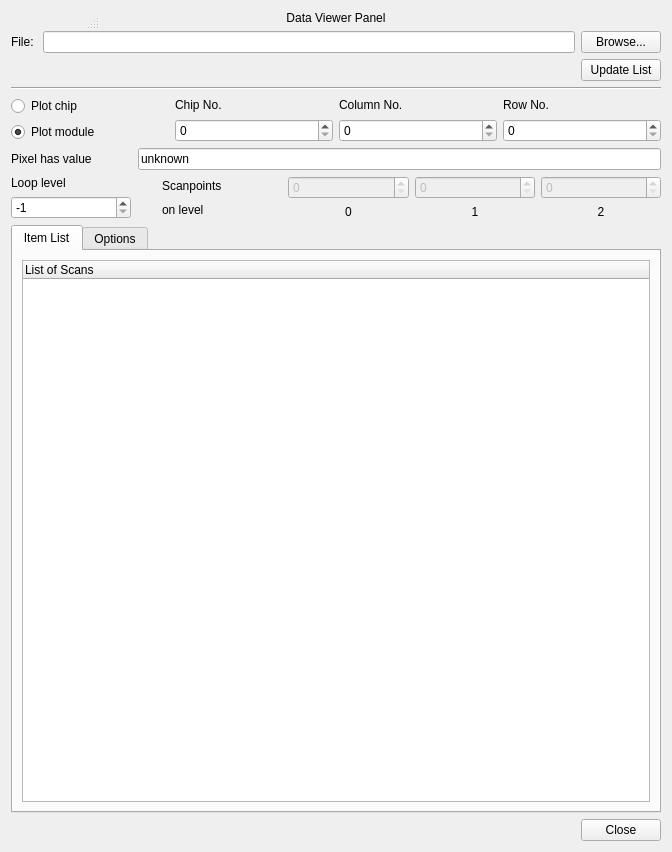
<?xml version="1.0" encoding="UTF-8"?>
<ui version="4.0">
 <class>DataViewer</class>
 <widget class="QWidget" name="DataViewer">
  <property name="geometry">
   <rect>
    <x>0</x>
    <y>0</y>
    <width>672</width>
    <height>852</height>
   </rect>
  </property>
  <property name="windowTitle">
   <string>Data Viewer</string>
  </property>
  <layout class="QVBoxLayout" name="verticalLayout_9">
   <item>
    <layout class="QVBoxLayout" name="verticalLayout_8">
     <item>
      <widget class="QLabel" name="mainLabel">
       <property name="text">
        <string>Data Viewer Panel</string>
       </property>
       <property name="alignment">
        <set>Qt::AlignCenter</set>
       </property>
      </widget>
     </item>
     <item>
      <layout class="QHBoxLayout" name="horizontalLayout">
       <item>
        <widget class="QLabel" name="fileLabel">
         <property name="text">
          <string>File: </string>
         </property>
        </widget>
       </item>
       <item>
        <widget class="QLineEdit" name="fileName"/>
       </item>
       <item>
        <widget class="QPushButton" name="browseButton">
         <property name="text">
          <string>Browse...</string>
         </property>
         <property name="shortcut">
          <string>Ctrl+D, O</string>
         </property>
        </widget>
       </item>
      </layout>
     </item>
     <item>
      <layout class="QHBoxLayout" name="horizontalLayout_3">
       <item>
        <spacer name="horizontalSpacer_2">
         <property name="orientation">
          <enum>Qt::Horizontal</enum>
         </property>
         <property name="sizeHint" stdset="0">
          <size>
           <width>40</width>
           <height>20</height>
          </size>
         </property>
        </spacer>
       </item>
       <item>
        <widget class="QPushButton" name="updateButton">
         <property name="text">
          <string>Update List</string>
         </property>
         <property name="shortcut">
          <string>Ctrl+D, R</string>
         </property>
        </widget>
       </item>
      </layout>
     </item>
     <item>
      <widget class="Line" name="line">
       <property name="orientation">
        <enum>Qt::Horizontal</enum>
       </property>
      </widget>
     </item>
     <item>
      <layout class="QHBoxLayout" name="_3">
       <property name="spacing">
        <number>6</number>
       </property>
       <property name="margin">
        <number>0</number>
       </property>
       <item>
        <layout class="QVBoxLayout" name="_4">
         <property name="spacing">
          <number>6</number>
         </property>
         <property name="margin">
          <number>0</number>
         </property>
         <item>
          <widget class="QRadioButton" name="ChipOrMod_2">
           <property name="font">
            <font/>
           </property>
           <property name="text">
            <string>Plot chip</string>
           </property>
           <property name="checked">
            <bool>false</bool>
           </property>
          </widget>
         </item>
         <item>
          <widget class="QRadioButton" name="ChipOrMod">
           <property name="font">
            <font/>
           </property>
           <property name="text">
            <string>Plot module</string>
           </property>
           <property name="checked">
            <bool>true</bool>
           </property>
          </widget>
         </item>
        </layout>
       </item>
       <item>
        <layout class="QVBoxLayout" name="_5">
         <property name="spacing">
          <number>6</number>
         </property>
         <property name="margin">
          <number>0</number>
         </property>
         <item>
          <widget class="QLabel" name="ChipselLabel">
           <property name="enabled">
            <bool>true</bool>
           </property>
           <property name="font">
            <font/>
           </property>
           <property name="text">
            <string>Chip No.</string>
           </property>
           <property name="alignment">
            <set>Qt::AlignLeading|Qt::AlignLeft|Qt::AlignVCenter</set>
           </property>
           <property name="wordWrap">
            <bool>false</bool>
           </property>
          </widget>
         </item>
         <item>
          <widget class="QSpinBox" name="ChipSel">
           <property name="enabled">
            <bool>true</bool>
           </property>
           <property name="maximum">
            <number>99</number>
           </property>
          </widget>
         </item>
        </layout>
       </item>
       <item>
        <layout class="QVBoxLayout" name="_6">
         <property name="spacing">
          <number>6</number>
         </property>
         <property name="margin">
          <number>0</number>
         </property>
         <item>
          <widget class="QLabel" name="ColselLabel">
           <property name="enabled">
            <bool>true</bool>
           </property>
           <property name="font">
            <font/>
           </property>
           <property name="text">
            <string>Column No.</string>
           </property>
           <property name="alignment">
            <set>Qt::AlignLeading|Qt::AlignLeft|Qt::AlignVCenter</set>
           </property>
           <property name="wordWrap">
            <bool>false</bool>
           </property>
          </widget>
         </item>
         <item>
          <widget class="QSpinBox" name="ColSel">
           <property name="enabled">
            <bool>true</bool>
           </property>
           <property name="maximum">
            <number>79</number>
           </property>
          </widget>
         </item>
        </layout>
       </item>
       <item>
        <layout class="QVBoxLayout" name="_7">
         <property name="spacing">
          <number>6</number>
         </property>
         <property name="margin">
          <number>0</number>
         </property>
         <item>
          <widget class="QLabel" name="RowselLabel">
           <property name="enabled">
            <bool>true</bool>
           </property>
           <property name="font">
            <font/>
           </property>
           <property name="text">
            <string>Row No.</string>
           </property>
           <property name="alignment">
            <set>Qt::AlignLeading|Qt::AlignLeft|Qt::AlignVCenter</set>
           </property>
           <property name="wordWrap">
            <bool>false</bool>
           </property>
          </widget>
         </item>
         <item>
          <widget class="QSpinBox" name="RowSel">
           <property name="enabled">
            <bool>true</bool>
           </property>
           <property name="maximum">
            <number>335</number>
           </property>
          </widget>
         </item>
        </layout>
       </item>
      </layout>
     </item>
     <item>
      <layout class="QHBoxLayout" name="_2">
       <property name="spacing">
        <number>6</number>
       </property>
       <property name="margin">
        <number>0</number>
       </property>
       <item>
        <widget class="QLabel" name="PixValLabel">
         <property name="text">
          <string>Pixel has value</string>
         </property>
         <property name="wordWrap">
          <bool>false</bool>
         </property>
        </widget>
       </item>
       <item>
        <spacer name="horizontalSpacer_3">
         <property name="orientation">
          <enum>Qt::Horizontal</enum>
         </property>
         <property name="sizeType">
          <enum>QSizePolicy::Fixed</enum>
         </property>
         <property name="sizeHint" stdset="0">
          <size>
           <width>40</width>
           <height>20</height>
          </size>
         </property>
        </spacer>
       </item>
       <item>
        <widget class="QLineEdit" name="PixVal">
         <property name="text">
          <string>unknown</string>
         </property>
        </widget>
       </item>
      </layout>
     </item>
     <item>
      <layout class="QHBoxLayout" name="horizontalLayout_5">
       <item>
        <layout class="QVBoxLayout" name="verticalLayout_5">
         <item>
          <widget class="QLabel" name="textLabel1_6">
           <property name="text">
            <string>Loop level</string>
           </property>
           <property name="wordWrap">
            <bool>false</bool>
           </property>
          </widget>
         </item>
         <item>
          <widget class="QSpinBox" name="pixScanLevel">
           <property name="sizePolicy">
            <sizepolicy hsizetype="Minimum" vsizetype="Fixed">
             <horstretch>40</horstretch>
             <verstretch>0</verstretch>
            </sizepolicy>
           </property>
           <property name="toolTip">
            <string>level of loop (0...2) at which to look for PixScan histos; -1 means guessing by MA (which is most likely not what you want)</string>
           </property>
           <property name="minimum">
            <number>-1</number>
           </property>
           <property name="maximum">
            <number>2</number>
           </property>
           <property name="value">
            <number>-1</number>
           </property>
          </widget>
         </item>
        </layout>
       </item>
       <item>
        <spacer name="horizontalSpacer_4">
         <property name="orientation">
          <enum>Qt::Horizontal</enum>
         </property>
         <property name="sizeType">
          <enum>QSizePolicy::Fixed</enum>
         </property>
         <property name="sizeHint" stdset="0">
          <size>
           <width>25</width>
           <height>20</height>
          </size>
         </property>
        </spacer>
       </item>
       <item>
        <layout class="QVBoxLayout" name="verticalLayout_4">
         <item>
          <widget class="QLabel" name="TextLabel1">
           <property name="text">
            <string>Scanpoints</string>
           </property>
           <property name="wordWrap">
            <bool>false</bool>
           </property>
          </widget>
         </item>
         <item>
          <widget class="QLabel" name="label_4">
           <property name="text">
            <string>on level</string>
           </property>
          </widget>
         </item>
        </layout>
       </item>
       <item>
        <layout class="QVBoxLayout" name="verticalLayout_3">
         <item>
          <widget class="QSpinBox" name="Scanpt0">
           <property name="enabled">
            <bool>false</bool>
           </property>
           <property name="minimumSize">
            <size>
             <width>75</width>
             <height>0</height>
            </size>
           </property>
           <property name="minimum">
            <number>0</number>
           </property>
           <property name="maximum">
            <number>9999</number>
           </property>
          </widget>
         </item>
         <item>
          <widget class="QLabel" name="label_3">
           <property name="text">
            <string>0</string>
           </property>
           <property name="alignment">
            <set>Qt::AlignCenter</set>
           </property>
          </widget>
         </item>
        </layout>
       </item>
       <item>
        <layout class="QVBoxLayout" name="verticalLayout_2">
         <item>
          <widget class="QSpinBox" name="Scanpt1">
           <property name="enabled">
            <bool>false</bool>
           </property>
           <property name="minimumSize">
            <size>
             <width>75</width>
             <height>0</height>
            </size>
           </property>
           <property name="minimum">
            <number>0</number>
           </property>
           <property name="maximum">
            <number>9999</number>
           </property>
          </widget>
         </item>
         <item>
          <widget class="QLabel" name="label">
           <property name="text">
            <string>1</string>
           </property>
           <property name="alignment">
            <set>Qt::AlignCenter</set>
           </property>
          </widget>
         </item>
        </layout>
       </item>
       <item>
        <layout class="QVBoxLayout" name="verticalLayout">
         <item>
          <widget class="QSpinBox" name="Scanpt2">
           <property name="enabled">
            <bool>false</bool>
           </property>
           <property name="minimumSize">
            <size>
             <width>75</width>
             <height>0</height>
            </size>
           </property>
           <property name="minimum">
            <number>0</number>
           </property>
           <property name="maximum">
            <number>9999</number>
           </property>
          </widget>
         </item>
         <item>
          <widget class="QLabel" name="label_2">
           <property name="text">
            <string>2</string>
           </property>
           <property name="alignment">
            <set>Qt::AlignCenter</set>
           </property>
          </widget>
         </item>
        </layout>
       </item>
      </layout>
     </item>
     <item>
      <widget class="QTabWidget" name="m_tabWidget">
       <property name="currentIndex">
        <number>0</number>
       </property>
       <widget class="QWidget" name="itemTab">
        <attribute name="title">
         <string>Item List</string>
        </attribute>
        <layout class="QHBoxLayout" name="horizontalLayout_4">
         <item>
          <widget class="QTreeWidget" name="m_treeView">
           <property name="selectionMode">
            <enum>QAbstractItemView::ExtendedSelection</enum>
           </property>
           <attribute name="headerDefaultSectionSize">
            <number>120</number>
           </attribute>
           <column>
            <property name="text">
             <string>List of Scans</string>
            </property>
           </column>
          </widget>
         </item>
        </layout>
       </widget>
       <widget class="QWidget" name="optTab">
        <attribute name="title">
         <string>Options</string>
        </attribute>
        <layout class="QVBoxLayout" name="verticalLayout_7">
         <item>
          <layout class="QVBoxLayout" name="optVerticalLayout">
           <item>
            <spacer name="verticalSpacer">
             <property name="orientation">
              <enum>Qt::Vertical</enum>
             </property>
             <property name="sizeHint" stdset="0">
              <size>
               <width>20</width>
               <height>40</height>
              </size>
             </property>
            </spacer>
           </item>
           <item>
            <layout class="QHBoxLayout" name="horizontalLayout_6">
             <item>
              <spacer name="horizontalSpacer_5">
               <property name="orientation">
                <enum>Qt::Horizontal</enum>
               </property>
               <property name="sizeHint" stdset="0">
                <size>
                 <width>40</width>
                 <height>20</height>
                </size>
               </property>
              </spacer>
             </item>
             <item>
              <widget class="QPushButton" name="saveOptButton">
               <property name="text">
                <string>Save as default</string>
               </property>
              </widget>
             </item>
            </layout>
           </item>
          </layout>
         </item>
        </layout>
       </widget>
      </widget>
     </item>
     <item>
      <layout class="QHBoxLayout" name="horizontalLayout_2">
       <item>
        <spacer name="horizontalSpacer">
         <property name="orientation">
          <enum>Qt::Horizontal</enum>
         </property>
         <property name="sizeHint" stdset="0">
          <size>
           <width>40</width>
           <height>20</height>
          </size>
         </property>
        </spacer>
       </item>
       <item>
        <widget class="QPushButton" name="closeButton">
         <property name="text">
          <string>Close</string>
         </property>
        </widget>
       </item>
      </layout>
     </item>
    </layout>
   </item>
  </layout>
  <widget class="QStatusBar" name="statusbar">
   <property name="geometry">
    <rect>
     <x>0</x>
     <y>0</y>
     <width>100</width>
     <height>30</height>
    </rect>
   </property>
  </widget>
 </widget>
 <resources/>
 <connections/>
</ui>
